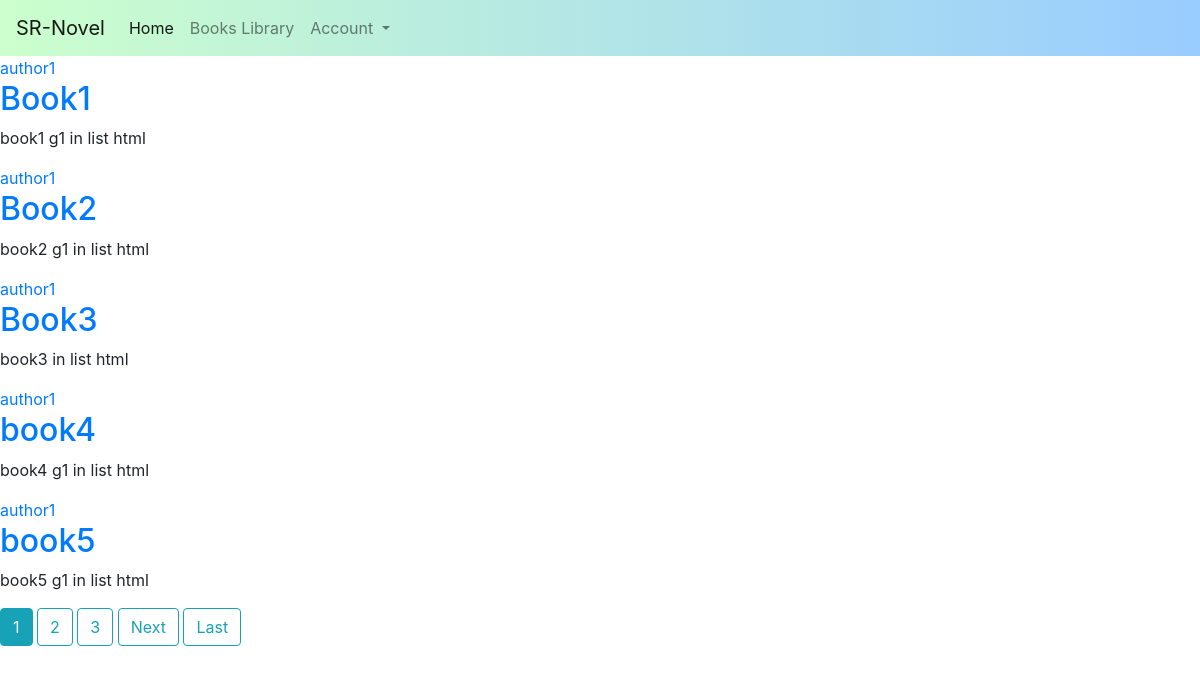
Page /application/books/ on the earlier database version.
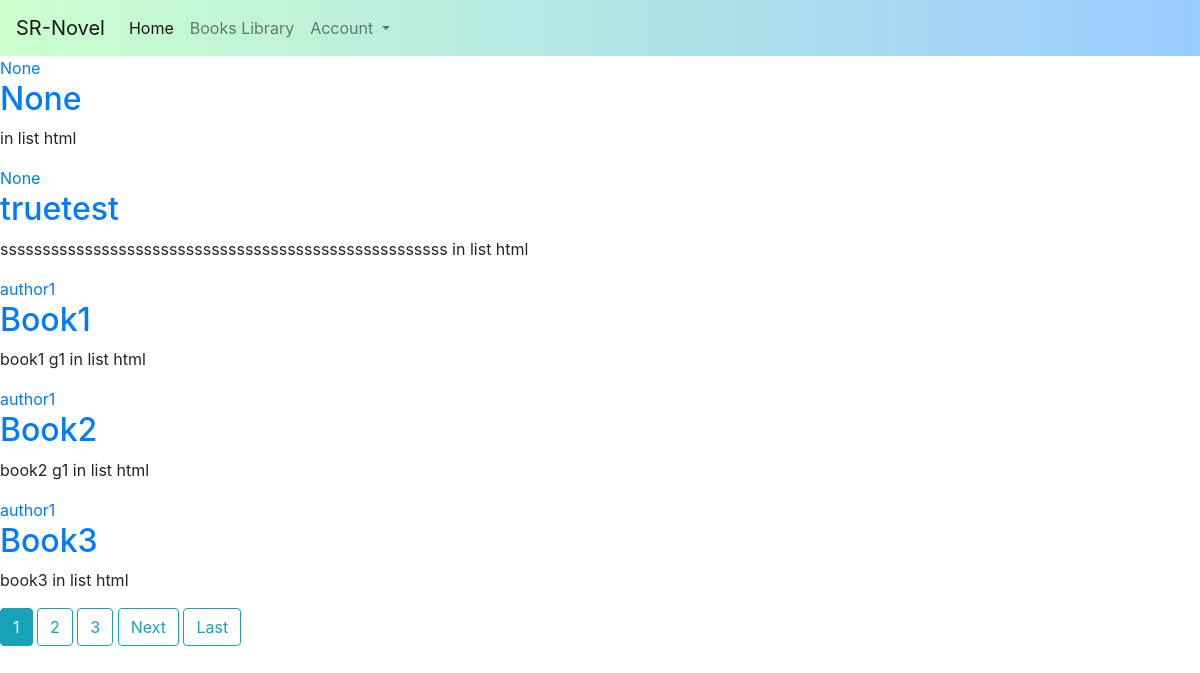
Same page on the later database version.
### application/models.py (models this page shows, shortened)
class Book(models.Model):
    title = models.CharField(max_length=200,blank=True, null=True)
    author = models.ForeignKey('Author', on_delete=models.SET_NULL,blank=True, null=True)
    summary = models.TextField(max_length=1000, help_text='Enter a brief description of the book')
    isbn = models.CharField('ISBN', max_length=13, help_text='13 Character <a href="https://www.isbn-international.org/content/what-isbn">ISBN number</a>')
    genre = models.ManyToManyField(Genre, help_text='Select a genre for this book')
    wordCount = models.IntegerField(default=0)
    chapterCount = models.IntegerField(default=0)
    bookFile = models.FileField(blank=True, null=True)
    like = models.IntegerField(default=0)
    date_uploaded = models.DateTimeField(default = timezone.now)
    bookImage = models.ImageField(blank=True, null=True)
    class Meta:
        ordering = ['-wordCount']

class Author(models.Model):
    authorName = models.CharField(max_length=200)
    """authorId = models.CharField(max_length=200,blank=True, null=True)"""
    """bookId = models.OneToManyField()" "book of author ownered"""
    def __str__(self):
        return '%s' % (self.authorName)

### application/views.py (the view)
# urls.py: path('books/', BookListView.as_view(),name='booklist'),
class BookListView(ListView):
    model = Book
    template_name= 'application/book_list.html'
    context_object_name='booklist'
    ordering = ['-date_uploaded']
    paginate_by = 5

### application/templates/application/book_list.html (shortened to what this page needs)
{% extends "home_base.html" %}
{% block content %}
	{% for book in booklist %}
		<article class="media content-section">
		 	<div class="media-body">
		 		<div class="article-metadata">
		 			<a class="mr-2" href="#"> {{ book.author }}</a>
		 		</div>
		 		<h2><a class = "article-title" href=" {% url 'book-detail' book.id %} "> {{ book.title }} </a></h2>
		 		<p class="article-content"> {{ book.summary }} in list html</p>
		 	</div>
		 </article>
	{% endfor %}
	{% if is_paginated %}
		{% for num in page_obj.paginator.page_range %}
			{% if page_obj.number == num %}
				<a class="btn btn-info mb-4" href="?page={{ num }}"> {{ num }}</a>
			{% elif num > page_obj.number|add:'-3' and num < page_obj.number|add:'3' %}
				<a class="btn btn-outline-info mb-4" href="?page={{ num }}"> {{ num }}</a>
			{% endif %}
		{% endfor %}
		{% if page_obj.has_next %}
			<a class="btn btn-outline-info mb-4" href="?page={{ page_obj.next_page_number }}">Next</a>
			<a class="btn btn-outline-info mb-4" href="?page= {{ page_obj.paginator.num_pages }}">Last</a>
		{% endif%}
	{% endif %}
{% endblock %}

### application/templates/home_base.html (shortened to what this page needs)
{% load static %}
<html>
    <head>
        <link rel="stylesheet" href="https://maxcdn.bootstrapcdn.com/bootstrap/4.0.0/css/bootstrap.min.css">
    </head>
    <body>
        {% block navbar %}
        <nav class="navbar navbar-expand-lg navbar-light bg-light" style="background: linear-gradient( to right, #ccffcc, #99ccff);">
  <a class="navbar-brand" href="{% url 'index' %}">SR-Novel</a>
  <div class="collapse navbar-collapse" id="navbarNavDropdown">
    <ul class="navbar-nav">
      <li class="nav-item active">
        <a class="nav-link" href="{% url 'index' %}">Home <span class="sr-only">(current)</span></a>
      </li>
      <li class="nav-item">
        <a class="nav-link" href="{% url 'booklist' %}">Books Library</a>
      </li>
      <li class="nav-item dropdown">
        <a class="nav-link dropdown-toggle" href="#" id="navbarDropdownMenuLink" data-toggle="dropdown" aria-haspopup="true" aria-expanded="false">
          Account
        </a>
      </li>
    </ul>
  </div>
</nav>
        {% endblock %}
        {% block content %}
        {% endblock %}
    </body>
</html>

Differences in the rows shown:
no longer on this page (row unchanged): Book: author "author1", title "book4", summary "book4 g1"
no longer on this page (row unchanged): Book: author "author1", title "book5", summary "book5 g1"
added Book: author "None", title "None"
added Book: author "None", title "truetest", summary "sssssssssssssssssssssssssssssssssssssssssssssssssssss"
